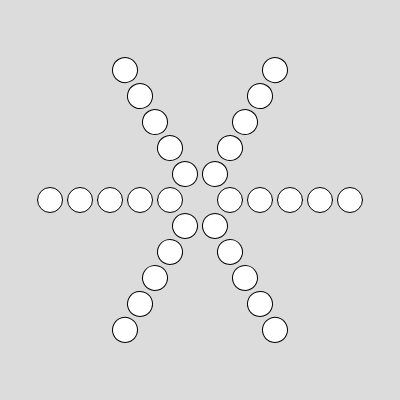
Frame 1 (no input)
Frame 60 (no input): identical to frame 1, image omitted
Frame 120 (the mouse pressed at the canvas centre since frame 60): identical to frame 1, image omitted

The p5.js sketch that drew this single still picture (run headless with seeded random() and noise() and a simulated clock; from frame 60 on, the mouse is pressed at the canvas centre):

// p5.js sketch
// ── sketch.js
function setup() {
  createCanvas(400, 400);
  angleMode(DEGREES);
}

function draw() {
  background(220);

  // try 60, 72, 90, or 120 angle increment!
  for (let angle = 0; angle < 360; angle += 60) {
    for (let x = 30; x <= 150; x += 30) {
      push();
      translate(width / 2, height / 2);
      rotate(angle);
      let dia = 25;
      //dia = map(x, 30, 150, 30, 5);
      circle(x, 0, dia);
      pop();
    }
  }
}
